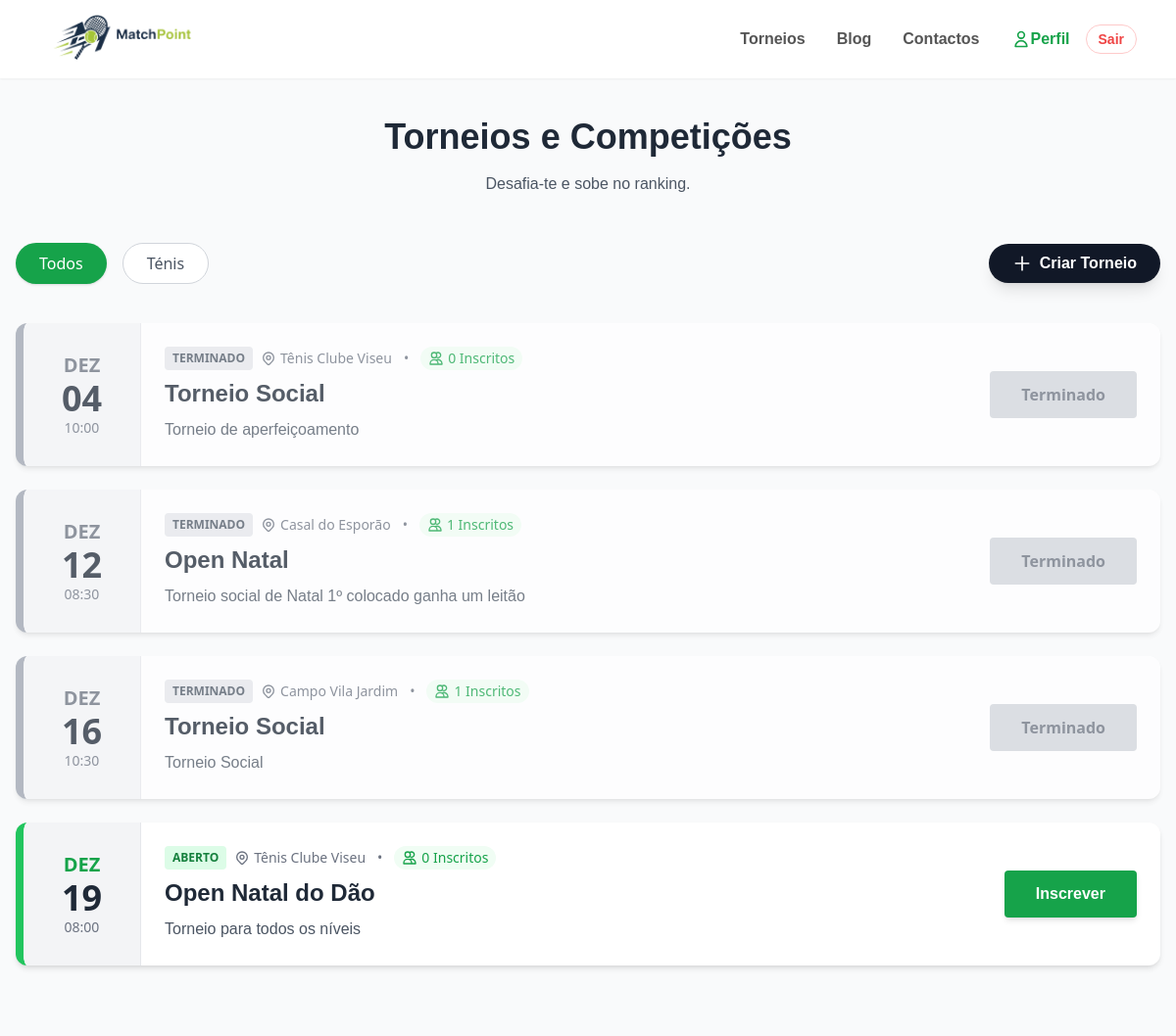
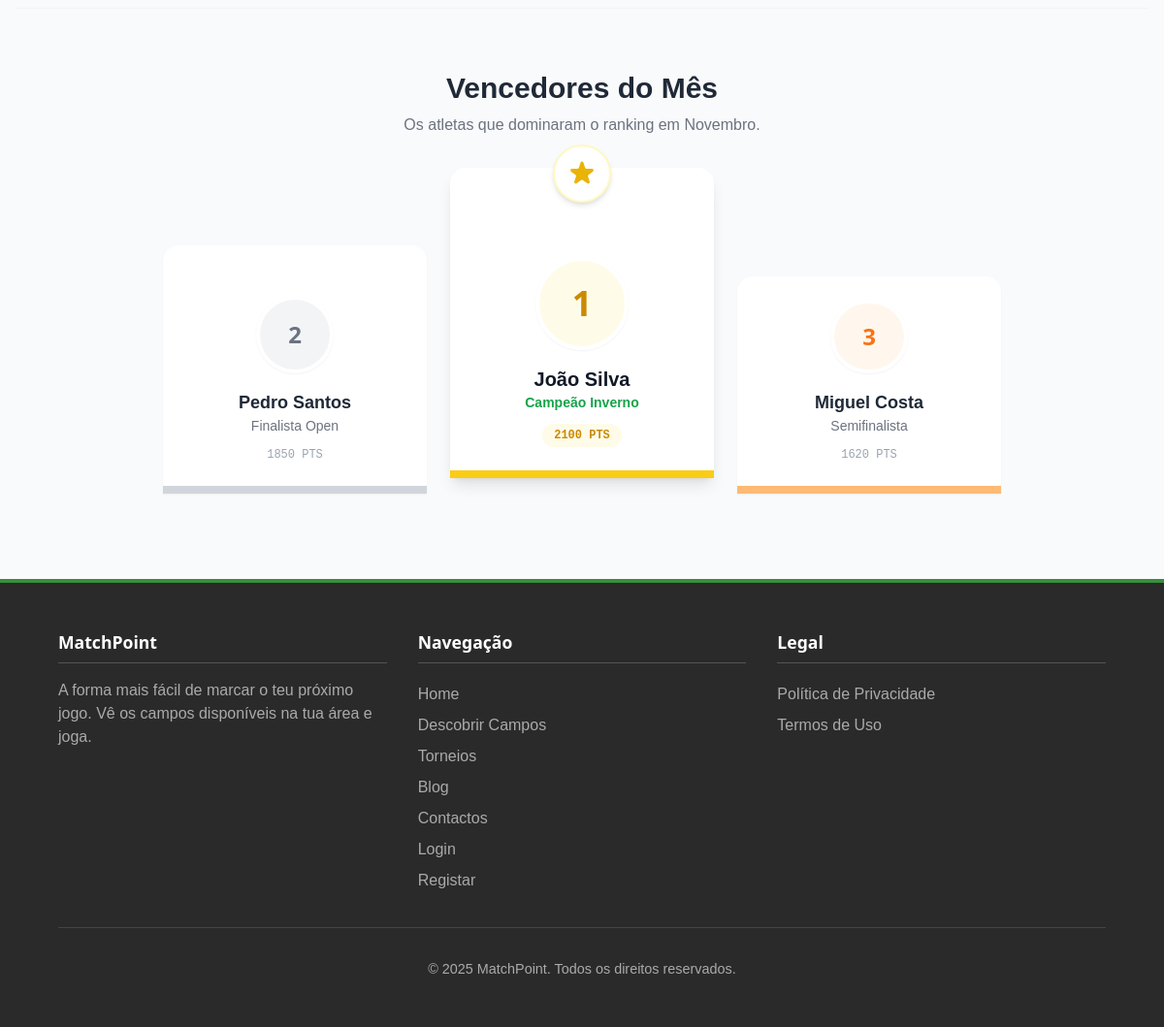
/torneios.php (signed in), run on the app's committed database (2 pictures, top to bottom).
### tables this page shows
CREATE TABLE IF NOT EXISTS `torneios` (
  `id` int NOT NULL AUTO_INCREMENT,
  `nome` varchar(255) NOT NULL,
  `data_evento` date NOT NULL,
  `hora` time NOT NULL,
  `local` varchar(255) NOT NULL,
  `nivel` varchar(50) NOT NULL,
  `preco` decimal(10,2) NOT NULL DEFAULT '0.00',
  `imagem` varchar(255) NOT NULL,
  `descricao` text,
  `estado` enum('Aberto','Fechado','Decorrer','Terminado') DEFAULT 'Aberto',
  PRIMARY KEY (`id`)
);

### torneios.php (the view, shortened to what this page needs)
<?php
require('includes/connection.php');
require('includes/header.php');
$sql = "SELECT t.*,
        (SELECT COUNT(*) FROM inscricoes_torneios WHERE torneio_id = t.id) as total_inscritos
        FROM torneios t
        ORDER BY t.data_evento ASC";
$stmt = $dbh->query($sql);
$torneios = $stmt->fetchAll(PDO::FETCH_OBJ);
function dataParaPortugues($data) {
    $meses = [1 => 'JAN', 2 => 'FEV', 3 => 'MAR', 4 => 'ABR', 5 => 'MAI', 6 => 'JUN', 7 => 'JUL', 8 => 'AGO', 9 => 'SET', 10 => 'OUT', 11 => 'NOV', 12 => 'DEZ'];
    $timestamp = strtotime($data);
    return ['dia' => date('d', $timestamp), 'mes' => $meses[(int)date('m', $timestamp)]];
}
?>
<main class="max-w-7xl mx-auto px-4 py-10 relative">
    <div class="text-center mb-12">
        <h1 class="text-4xl text-gray-800 mb-4 font-bold">Torneios e Competições</h1>
        <p class="text-gray-600 max-w-2xl mx-auto">Desafia-te e sobe no ranking.</p>
    </div>
    <div class="flex flex-col md:flex-row justify-between items-center gap-4 mb-10">
        <div class="flex flex-wrap justify-center gap-4">
            <button class="px-6 py-2 bg-green-600 text-white rounded-full font-medium shadow hover:bg-green-700 transition">Todos</button>
            <button class="px-6 py-2 bg-white text-gray-600 border border-gray-300 rounded-full font-medium hover:border-green-600 hover:text-green-600 transition">Ténis</button>
        </div>
        <?php if (isset($_SESSION['user_id'])): ?>
            <a href="criar_torneio.php" class="flex items-center gap-2 bg-gray-900 text-white px-6 py-2 rounded-full font-bold hover:bg-black transition shadow-lg no-underline">
                <svg xmlns="http://www.w3.org/2000/svg" class="h-5 w-5" fill="none" viewBox="0 0 24 24" stroke="currentColor"><path stroke-linecap="round" stroke-linejoin="round" stroke-width="2" d="M12 4v16m8-8H4" /></svg>
                Criar Torneio
            </a>
        <?php endif; ?>
    </div>
    <div class="space-y-6">
        <?php if (count($torneios) > 0): ?>
            <?php foreach ($torneios as $torneio):
                $dataPT = dataParaPortugues($torneio->data_evento);
                $estadoVisual = $torneio->estado;
                $agora = date('Y-m-d H:i:s');
                if (($torneio->data_evento . ' ' . $torneio->hora) < $agora) {
                    $estadoVisual = 'Terminado';
                }
                $corBorda = 'border-green-500';
                $corTextoMes = 'text-green-600';
                $corBadge = 'bg-green-100 text-green-700';
                $botaoAcao = '';
                if ($estadoVisual == 'Fechado' || $estadoVisual == 'Terminado') {
                    $corBorda = 'border-gray-400 opacity-75';
                    $corTextoMes = 'text-gray-500';
                    $corBadge = 'bg-gray-200 text-gray-600';
                    $botaoAcao = '<button disabled class="w-full md:w-auto px-8 py-3 rounded font-bold bg-gray-300 text-gray-500 cursor-not-allowed">'.$estadoVisual.'</button>';
                }
                else {
                    $link = isset($_SESSION['user_id']) ? "javascript:abrirModal('inscrever', 'inscrever_torneio.php?id={$torneio->id}')" : "login.php?aviso=1";
                    if ($estadoVisual == 'Decorrer') {
                        $corBorda = 'border-yellow-400';
                        $corBadge = 'bg-yellow-100 text-yellow-700';
                        $textoBtn = 'Últimas Vagas';
                    } else {
                        $textoBtn = 'Inscrever';
                    }
                    $botaoAcao = '<a href="'.$link.'" class="w-full md:w-auto px-8 py-3 rounded font-bold bg-green-600 text-white hover:bg-green-700 shadow-md transition no-underline inline-block text-center">'.$textoBtn.'</a>';
                }
            ?>
            <div class="bg-white rounded-xl shadow-md overflow-hidden border-l-8 <?= $corBorda ?> flex flex-col md:flex-row hover:shadow-lg transition duration-300">
                <div class="bg-gray-100 p-6 flex flex-col items-center justify-center min-w-[120px] border-b md:border-b-0 md:border-r border-gray-200">
                    <span class="<?= $corTextoMes ?> font-bold text-xl"><?= $dataPT['mes'] ?></span>
                    <span class="text-gray-800 font-bold text-4xl"><?= $dataPT['dia'] ?></span>
                    <span class="text-gray-500 text-sm"><?= date('H:i', strtotime($torneio->hora)) ?></span>
                </div>
                <div class="p-6 flex-1 flex flex-col justify-center">
                    <div class="flex items-center gap-2 mb-2">
                        <span class="<?= $corBadge ?> text-xs font-bold px-2 py-1 rounded uppercase"><?= $estadoVisual ?></span>
                        <div class="flex flex-wrap items-center gap-3 text-sm text-gray-500">
                            <span class="flex items-center gap-1">
                                <?= htmlspecialchars($torneio->local) ?>
                            </span>
                            <span class="hidden md:inline">•</span>
                            <span class="flex items-center gap-1 font-medium text-green-600 bg-green-50 px-2 py-0.5 rounded-full" title="Total de inscrições">
                                <svg class="w-4 h-4" fill="none" stroke="currentColor" viewBox="0 0 24 24"><path stroke-linecap="round" stroke-linejoin="round" stroke-width="2" d="M12 4.354a4 4 0 110 5.292M15 21H3v-1a6 6 0 0112 0v1zm0 0h6v-1a6 6 0 00-9-5.197M13 7a4 4 0 11-8 0 4 4 0 018 0z"></path></svg>
                                <?= $torneio->total_inscritos ?> Inscritos
                            </span>
                        </div>
                    </div>
                    <h3 class="text-2xl font-bold text-gray-800 mb-2"><?= htmlspecialchars($torneio->nome) ?></h3>
                    <p class="text-gray-600 mb-4 md:mb-0 leading-relaxed"><?= htmlspecialchars($torneio->descricao) ?></p>
                </div>
                <div class="p-6 flex items-center justify-center md:justify-end">
                    <?= $botaoAcao ?>
                </div>
            </div>
            <?php endforeach; ?>
        <?php else: ?>
            <div class="text-center py-10 bg-gray-50 rounded-xl border border-gray-200">
                <p class="text-gray-500">Sem torneios de momento.</p>
            </div>
        <?php endif; ?>
    </div>
    <div class="mt-20 border-t border-gray-100 pt-16">
        <h2 class="text-3xl font-bold text-center text-gray-800 mb-2">Vencedores do Mês</h2>
        <p class="text-gray-500 text-center mb-12">Os atletas que dominaram o ranking em Novembro.</p>
        <div class="grid grid-cols-1 md:grid-cols-3 gap-6 max-w-4xl mx-auto text-center items-end px-4">
            <div class="order-2 md:order-1 bg-white p-6 rounded-t-2xl shadow-sm border-b-8 border-gray-300 h-64 flex flex-col justify-end transform hover:-translate-y-1 transition">
                <div class="w-20 h-20 bg-gray-100 rounded-full mx-auto mb-4 flex items-center justify-center text-2xl font-bold text-gray-500 border-4 border-white shadow-sm">
                    2
                </div>
                <h3 class="font-bold text-lg text-gray-800">Pedro Santos</h3>
                <p class="text-gray-500 text-sm font-medium">Finalista Open</p>
                <div class="mt-3 text-xs text-gray-400 font-mono">1850 PTS</div>
            </div>
            <div class="order-1 md:order-2 bg-white p-6 rounded-t-2xl shadow-lg border-b-8 border-yellow-400 h-80 flex flex-col justify-end relative z-10 transform md:-translate-y-4 hover:-translate-y-6 transition">
                <div class="absolute -top-6 left-1/2 transform -translate-x-1/2 bg-white p-3 rounded-full shadow-md border-2 border-yellow-100">
                </div>
                <div class="w-24 h-24 bg-yellow-50 rounded-full mx-auto mb-4 flex items-center justify-center text-4xl font-bold text-yellow-600 border-4 border-white shadow-sm">
                    1
                </div>
                <h3 class="font-bold text-xl text-gray-900">João Silva</h3>
                <p class="text-green-600 font-bold text-sm">Campeão Inverno</p>
                <div class="mt-3 text-xs text-yellow-600 font-bold font-mono bg-yellow-50 inline-block mx-auto px-3 py-1 rounded-full">2100 PTS</div>
            </div>
            <div class="order-3 md:order-3 bg-white p-6 rounded-t-2xl shadow-sm border-b-8 border-orange-300 h-56 flex flex-col justify-end transform hover:-translate-y-1 transition">
                <div class="w-20 h-20 bg-orange-50 rounded-full mx-auto mb-4 flex items-center justify-center text-2xl font-bold text-orange-500 border-4 border-white shadow-sm">
                    3
                </div>
                <h3 class="font-bold text-lg text-gray-800">Miguel Costa</h3>
                <p class="text-gray-500 text-sm font-medium">Semifinalista</p>
                <div class="mt-3 text-xs text-gray-400 font-mono">1620 PTS</div>
            </div>
        </div>
    </div>
</main>
<?php require('includes/footer.php'); ?>

### css/comum.css (style rules this page uses)
body, h1, h2, h3, p, a { margin: 0; padding: 0; font-family: Arial, sans-serif; box-sizing: border-box; }

### includes/header.php (style rules this page uses)
h1, h2, h3, h4, h5, h6 { font-weight: 700 !important; }

### data on the page
torneios: data_evento "DEZ", data_evento "04", hora "10:00", estadoVisual "TERMINADO", local "Tênis Clube Viseu", total_inscritos "0", nome "Torneio Social", descricao "Torneio de aperfeiçoamento", estadoVisual "Terminado"
torneios: data_evento "DEZ", data_evento "12", hora "08:30", estadoVisual "TERMINADO", local "Casal do Esporão", total_inscritos "1", nome "Open Natal", descricao "Torneio social de Natal 1º colocado ganha um leitão", estadoVisual "Terminado"
torneios: data_evento "DEZ", data_evento "16", hora "10:30", estadoVisual "TERMINADO", local "Campo Vila Jardim", total_inscritos "1", nome "Torneio Social", descricao "Torneio Social", estadoVisual "Terminado"
torneios: data_evento "DEZ", data_evento "19", hora "08:00", estado "ABERTO", local "Tênis Clube Viseu", total_inscritos "0", nome "Open Natal do Dão", descricao "Torneio para todos os níveis", estado "Inscrever"
